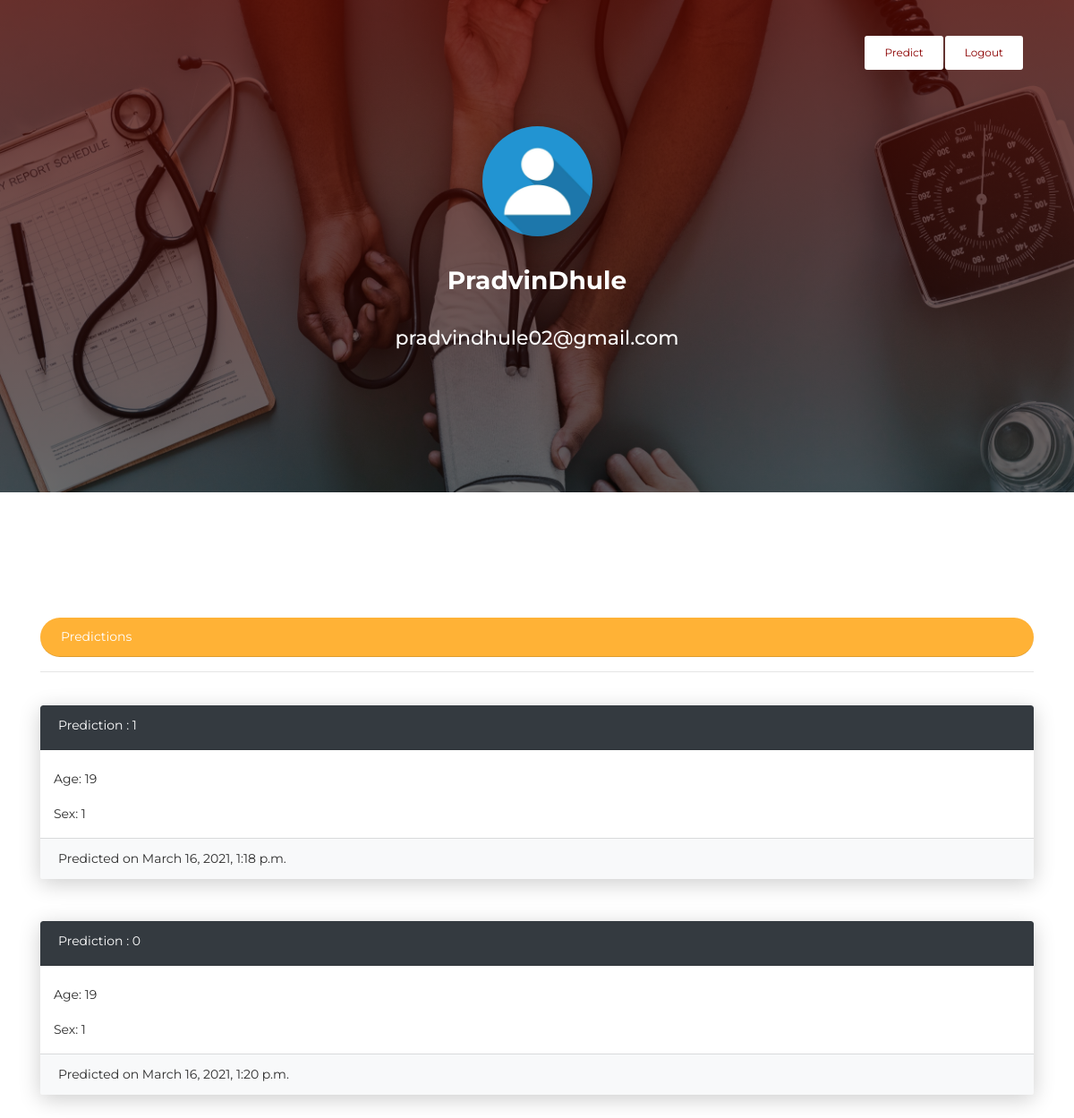
The page /accounts/profile/13/ (signed in) on the database its author committed.
### accounts/models.py (models this page shows, shortened)
class UserProfileInfo(models.Model):
    user = models.OneToOneField(User, on_delete=models.CASCADE, related_name='profile')
    profile_pic = models.ImageField(upload_to='profile_pics', default="1.jpg")

### predict_risk/models.py (models this page shows, shortened)
class Predictions(models.Model):
    profile = models.ForeignKey(UserProfileInfo, on_delete=models.CASCADE, related_name='predict')
    age = models.IntegerField()
    sex = models.IntegerField(choices=sex_choices, default=0)
    cp = models.IntegerField(choices=cp_choice,default=0)
    resting_bp = models.IntegerField()
    serum_cholesterol = models.IntegerField()
    fasting_blood_sugar = models.IntegerField(choices=fasting_blood_sugar_choices,default=0)
    resting_ecg = models.IntegerField(choices=resting_ecg_choices,default=0)
    max_heart_rate = models.IntegerField()
    exercise_induced_angina = models.IntegerField(choices=exercise_induced_angina_choices,default=0)
    st_depression = models.DecimalField(max_digits=4, decimal_places=2)
    st_slope = models.IntegerField(choices=st_slope_choices)
    number_of_vessels = models.IntegerField(choices=number_of_vessels_choices)
    thallium_scan_results = models.IntegerField(choices=thallium_scan_results_choices)
    predicted_on = models.DateTimeField(default=timezone.now)
    num=models.IntegerField()

### accounts/views.py (the view)
# urls.py: url(r'^profile/(?P<pk>\d+)/$', views.ProfileDetailView.as_view(), name='profile'),
class ProfileDetailView(LoginRequiredMixin, DetailView):
    login_url = '/'
    redirect_field_name = '/'
    model = UserProfileInfo
    template_name = 'accounts/profileview.html'
    def get_context_data(self, **kwargs):
        if self.request.session.has_key('user_id'):
            u_id = self.request.session['user_id']
            context = super(ProfileDetailView, self).get_context_data(**kwargs)
            context['user_id'] = u_id
        return context

### accounts/templates/accounts/profileview.html (shortened to what this page needs)
<!DOCTYPE html>
{% load static %}
<html lang="en">
<head>
    <link rel="stylesheet" href="https://maxcdn.bootstrapcdn.com/font-awesome/latest/css/font-awesome.min.css" />
    <link href="{% static 'css/bootstrap.min.css' %}" rel="stylesheet" />
    <link href="{% static 'css/now-ui-kit.css' %}" rel="stylesheet" />
</head>
<body class="profile-page sidebar-collapse">
 <nav class="navbar navbar-expand-lg bg-primary fixed-top navbar-transparent" color-on-scroll="400" >
        <div class="container">
            <div class="collapse navbar-collapse justify-content-end" id="navigation" data-nav-image="">
                <ul class="nav nav-tabs" data-tabs="tabs">
                    <li class="nav-item">
                        <a href="{% url 'predict:predict' pk=user_id %}" class="btn btn-neutral">Predict</a>
                    </li>
                    <li class="nav-item">
                      <a href="{% url 'accounts:logout'%}"  class="btn btn-neutral">Logout</a>
                    </li>
                </ul>
            </div>
        </div>
    </nav>
    <div class="wrapper">
        <div class="page-header page-header-small" filter-color="orange" style="max-height: 100px;">
            <div class="page-header-image" data-parallax="true" style="background-image: url('{% static 'img/image1.jpg' %}'); ">
            </div>
            <div class="container">
                <div class="content-center">
                    <div class="photo-container">
                        <img src="{{userprofileinfo.profile_pic.url}}" />
                    </div>
                    <h3 class="title">{{ userprofileinfo.user.username }}</h3>
                    <p class="h5">{{ userprofileinfo.user.email }}</p>
                    </div>
                </div>
            </div>
        </div>
    <div class="section">
    </div>
    <div class="container">
    <div class="card-header bg-warning btn-round text-white">Predictions</div>
        <hr>
        {% for pred in userprofileinfo.predict.all  %}
            <br>
             <div class="card card-login" style="width: 100%">
                    <div class="card-header bg-dark text-white" style="height: 50px;"> Prediction : {{ pred.num|safe}}
                    </div>
                    <div class="container">
                        <br>
                        <p>Age: {{pred.age}}</p>
                        <p>Sex: {{pred.sex}}</p>
                    </div>
                    <div class="card-footer bg-light" >Predicted on {{ pred.predicted_on }}</div>
            </div>
            <br>
        {% endfor %}
    </div>
</body>
</html>

### rows shown on the page
UserProfileInfo: profile_pic (picture), user.username "PradvinDhule", user.email "pradvindhule02@gmail.com"
Predictions: num "1", age "19", sex "1", predicted_on "March 16, 2021, 1:18 p.m."
Predictions: num "0", age "19", sex "1", predicted_on "March 16, 2021, 1:20 p.m."
